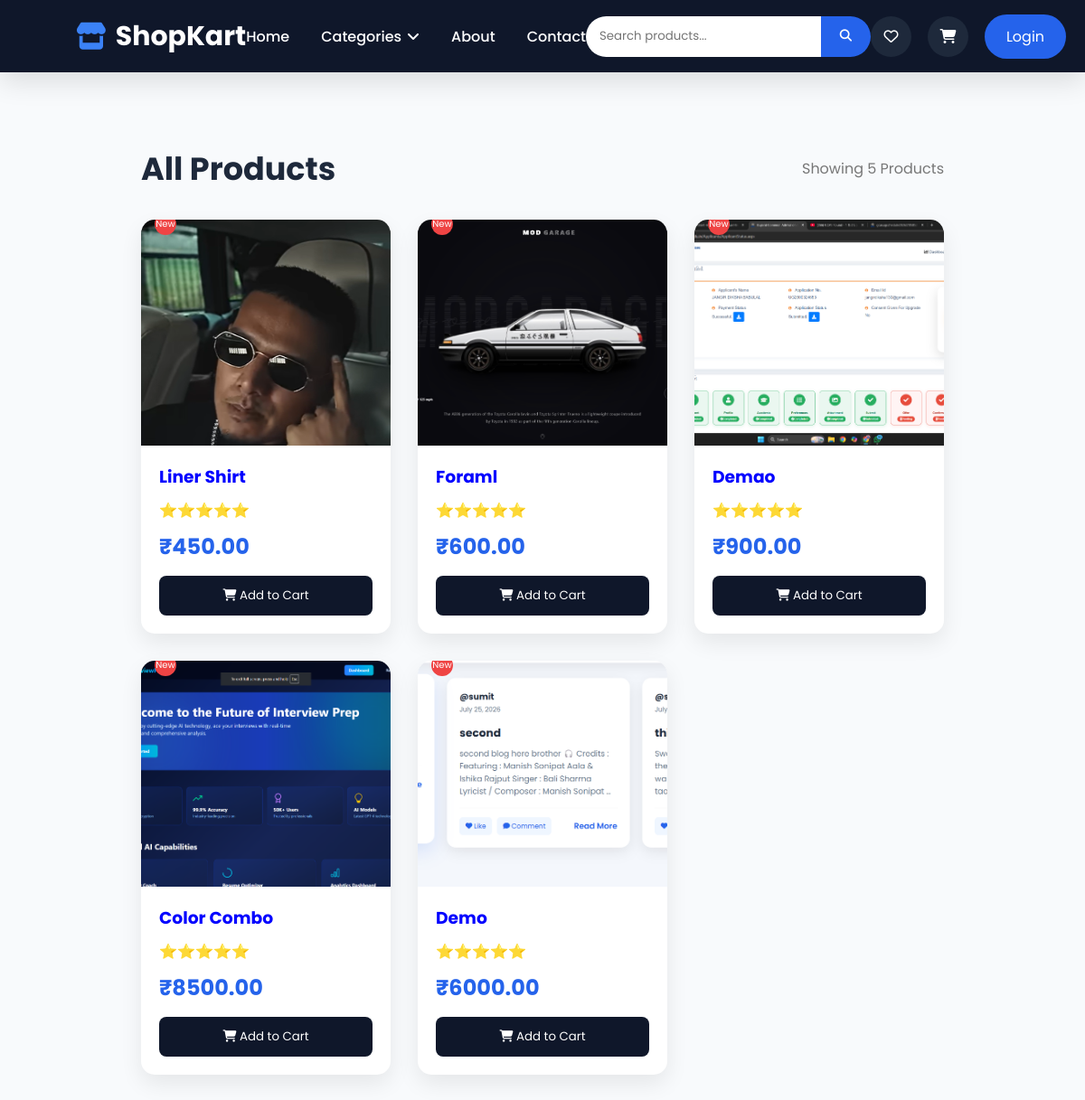
The app's page /search/, older data.
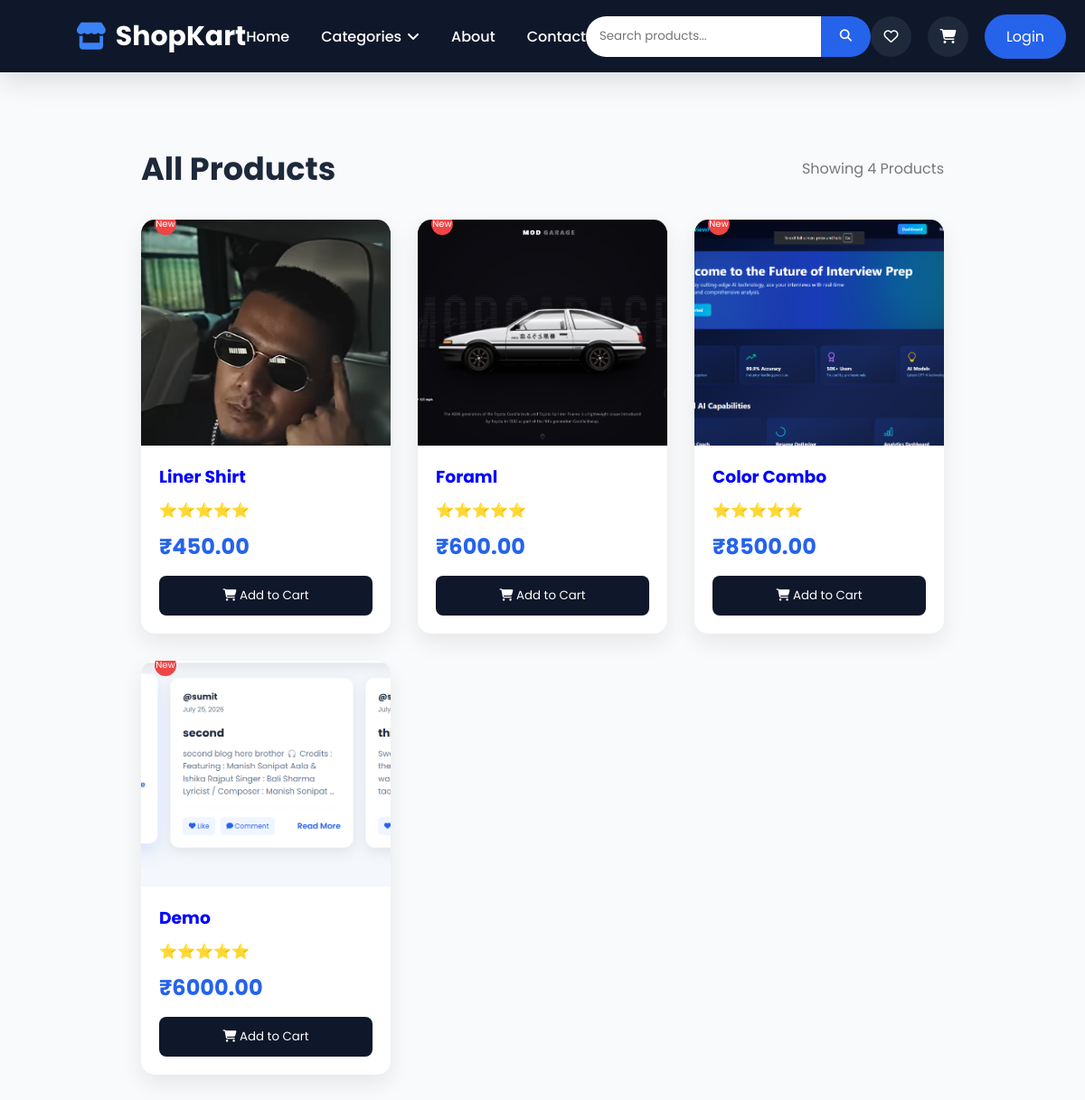
The same page, newer data.
### user/models.py (models this page shows, shortened)
class Product(models.Model):
    name = models.CharField(max_length=100)
    detail = models.CharField(max_length=500)
    price = models.DecimalField(max_digits=10, decimal_places=2)
    quantity = models.PositiveIntegerField()
    category = models.ForeignKey(Category,on_delete=models.CASCADE)
    subCategory = models.ForeignKey(SubCategory,on_delete=models.CASCADE)
    childCategory = models.ForeignKey(ChildCategory,on_delete=models.CASCADE)
    image = models.FileField(upload_to="product",blank=True,null=True)
    createdAt = models.DateField(auto_now_add=True,null=True,blank=True)
    active = models.BooleanField(default=True)

### user/views.py (the view)
# urls.py: path("search/",views.search_products,name="search"),
def search_products(request):
    query = request.GET.get("q", "")
    products = Product.objects.filter(
        name__icontains=query,
        active=True
    )
    return render(request, "products.html", {
        "products": products,
        "search_query": query
    })

### user/context_processors.py (called while the page is built)
def global_data(request):
    user = None
    cart_count = 0
    wishlist_count = 0
    userId = request.session.get("user_id")
    if userId:
        user = User.objects.filter(id=userId).first()
        if user:
            cart_count = sum(cart.quantity for cart in Cart.objects.filter(user=user))
            wishlist_count = Wishlist.objects.filter(user=user).count()
    return {
        "categories": Category.objects.prefetch_related(
            "subcategories__childcategories"
        ),
        "user": user,
        "is_login": "username" in request.session,
        "cart_count": cart_count,
        "wishlist_count": wishlist_count,
    }

### user/templates/products.html (shortened to what this page needs)
{% load static %}
<!doctype html>
<html lang="en">
  <head>
    <link rel="stylesheet" href="{% static 'css/product.css' %}" />
    <link rel="stylesheet" href="{% static 'css/style.css' %}" />
    <link
      rel="stylesheet"
      href="https://cdnjs.cloudflare.com/ajax/libs/font-awesome/6.7.1/css/all.min.css"
    />
  </head>
  <body>
    {% include 'navbar.html' %}
    <section class="products">
      <div class="heading">
        {% if child_category %}
        <h1>{{ child_category.name }}</h1>
        {% elif subcategory %}
        <h1>{{ subcategory.name }}</h1>
        {% elif category %}
        <h1>{{ category.name }}</h1>
        {% else %}
        <h1>All Products</h1>
        {% endif %}
        <p>Showing {{ products|length }} Products</p>
      </div>
      <div class="product-grid">
        {% for product in products %}
        <div class="card">
          <span class="badge">New</span>
          <a href="{% url 'product_detail' product.id %}">
            {% if product.image %}
            <img src="{{ product.image.url }}" alt="{{ product.name }}" />
            {% else %}
            <img src="https://placehold.co/300x250" alt="No Image" />
            {% endif %}
          </a>
          <div class="content">
            <h3>
                <a style="text-decoration: none; text-transform: capitalize; color: blue;" href="{% url 'product_detail' product.id %}">
                    {{ product.name }}
                </a>
            </h3>
            <div class="rating">⭐⭐⭐⭐⭐</div>
            <h2>₹{{ product.price }}</h2>
            <a href="{% url 'addToCart' product.id %}">
              <button>
                <i class="fa-solid fa-cart-shopping"></i>
                Add to Cart
              </button>
            </a>
          </div>
        </div>
        {% empty %}
        <h2>No Products Found.</h2>
        {% endfor %}
      </div>
    </section>
  </body>
</html>

Row changes from the older to the newer data that the page shows:
removed Product: image (picture), name "Demao", price "900.00"
Text that changed along with them:
{{ products|length }}: "5" → "4"
